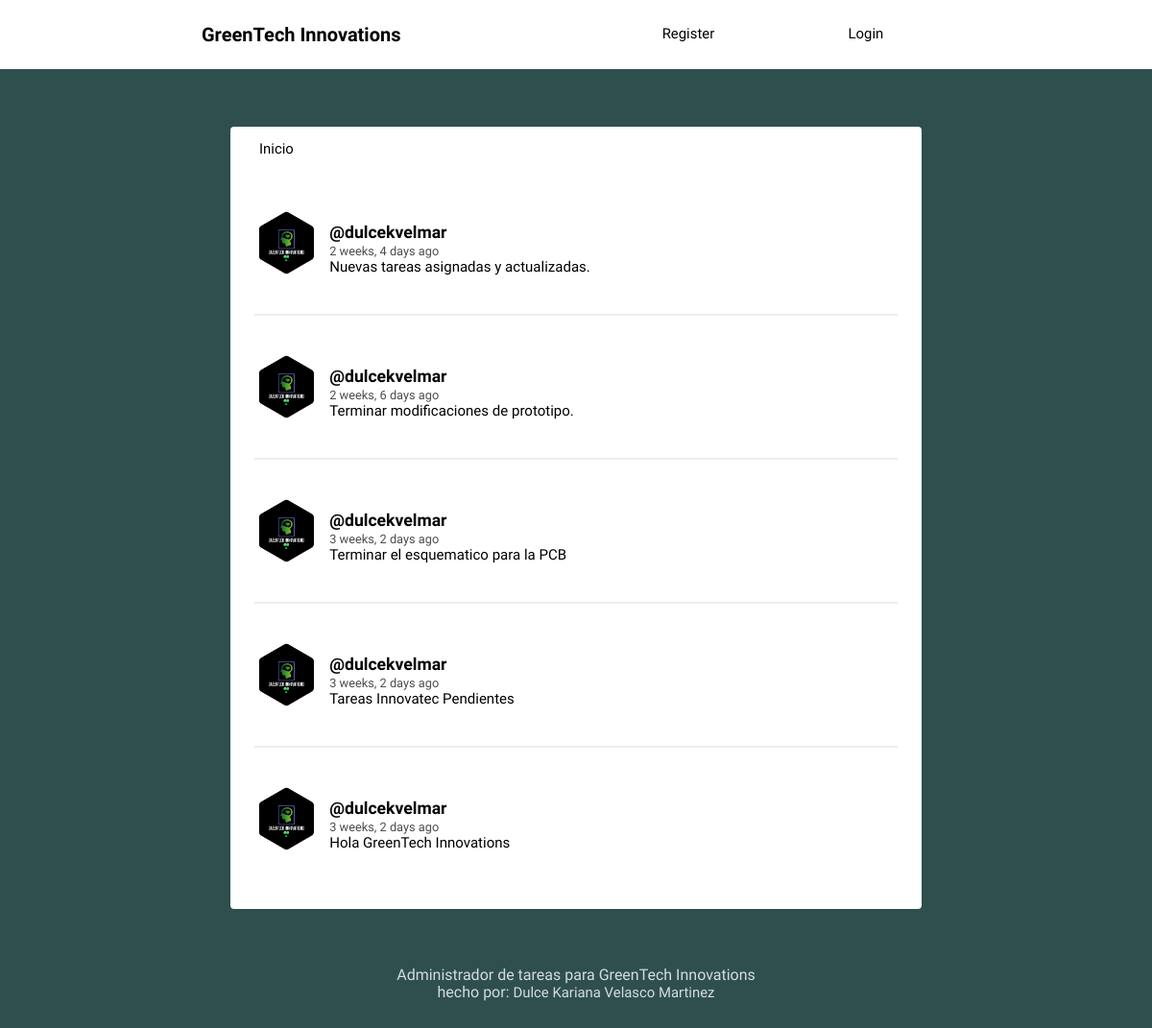
The page / on the database its author committed.
### social/models.py (models this page shows, shortened)
class Post(models.Model):
    user = models.ForeignKey(User, on_delete=models.CASCADE, related_name='posts')
    timestamp = models.DateTimeField(default=timezone.now)
    content = models.TextField()
    class Meta:
        ordering = ['-timestamp']

class Profile(models.Model):
    user = models.OneToOneField(User, on_delete=models.CASCADE)
    image = models.ImageField(default='GreenTech.png')

### social/views.py (the view)
# urls.py: path('', views.feed, name='feed'),
def feed(request):
    posts = Post.objects.all()
    context = {'posts': posts}
    return render(request, 'social/feed.html', context)

### social/templates/social/feed.html (shortened to what this page needs)
{% extends 'social/layout.html' %}
{% load humanize %}
{% block content %}
{% for post in posts %}
<article>
    <div class="container-article">
        <img src="{{ post.user.profile.image.url }}">
        <div>
            <h2 class="username"><a href="{% url 'profile' post.user.username %}">@{{ post.user.username }}</a></h2>
            <time data-time="#">{{ post.timestamp|naturaltime }}</time>
            <div class="post">{{ post.content }}</div>
        </div>
    </div>
</article>
{% endfor %}
{% endblock %}

### social/templates/social/layout.html (shortened to what this page needs)
<!DOCTYPE html>
{% load static %}
<html>
<head>
	<link rel="stylesheet" type="text/css" href="{% static 'normalize.css' %}">
	<link rel="stylesheet" type="text/css" href="{% static 'style.css' %}">
</head>
<body>
	<header class="main-head">
		<nav class="main">
			<h1 id="logo">GreenTech Innovations</h1>
			<ul>
                {% if request.user.is_authenticated %}
                <li><a href="{% url 'logout' %}">Logout</a></li>
                {% else %}
                <li><a href="{% url 'register' %}">Register</a></li>
				<li><a href="{% url 'login' %}">Login</a></li>
                {% endif %}
			</ul>
		</nav>
	</header>
	<div class="main">
		<nav class="second-nav">
			<a class="feed" href="{% url 'feed' %}">Inicio</a>
		</nav>
		{% block content %}
		{% endblock content %}
	</div>
	<footer>
		<div class="row">
			<p>Administrador de tareas para GreenTech Innovations<br>hecho por: <a href="http://velmardk.pythonanywhere.com/">Dulce Kariana Velasco Martinez</a></p>
		</div>
	</footer>
</body>
</html>

### social/static/style.css (style rules this page uses)
body { background: #2F4F4F; font-size: 62.5%; font-family: 'Varela Round', Helvetica, Arial, serif; }
p { font-size: 1rem; }
img { object-fit: cover; }
.main-head { background: white; color: black; }
nav.main { min-height: 7vh; display: flex; width: 65%; margin: auto; align-items: center; padding: 0.5rem; }
nav.main ul { display: flex; flex: 1 1 40rem; justify-content: space-around; align-items: center; list-style: none; }
#logo { flex: 2 1 40rem; }
a { font-size: .93rem; text-decoration: none; color: black; }
.main { background: white; width: 60%; margin: 5% auto; border-radius: 4px; padding-bottom: 20px; }
.second-nav { display: flex; padding: 15px 30px; }
.second-nav .feed { flex: 1 1 30px; }
article { width: 93%; margin: auto; padding: 40px 0; border-bottom: 2px solid #ECEEEF; }
.username { margin-bottom: .2rem; }
.username a { font-size: 1.1rem; }
.container-article { display: flex; }
.container-article img { height: 68px; width: 68px; margin-right: 10px; border-radius: 50%; }
article:last-child { border-bottom: 0; }
time { font-size: .8rem; opacity: .7; }
.post { font-size: .94rem; }
footer { color: white; text-align: center; font-size: .875em; margin: 40px 0; }
footer p { opacity: .8; }
footer p a { color: white; }

### rows shown on the page
Post: user.profile.image (picture), user.username "dulcekvelmar", timestamp "2 weeks, 4 days ago", content "Nuevas tareas asignadas y actualizadas."
Post: user.profile.image (picture), user.username "dulcekvelmar", timestamp "2 weeks, 6 days ago", content "Terminar modificaciones de prototipo."
Post: user.profile.image (picture), user.username "dulcekvelmar", timestamp "3 weeks, 2 days ago", content "Terminar el esquematico para la PCB"
Post: user.profile.image (picture), user.username "dulcekvelmar", timestamp "3 weeks, 2 days ago", content "Tareas Innovatec Pendientes"
Post: user.profile.image (picture), user.username "dulcekvelmar", timestamp "3 weeks, 2 days ago", content "Hola GreenTech Innovations"
